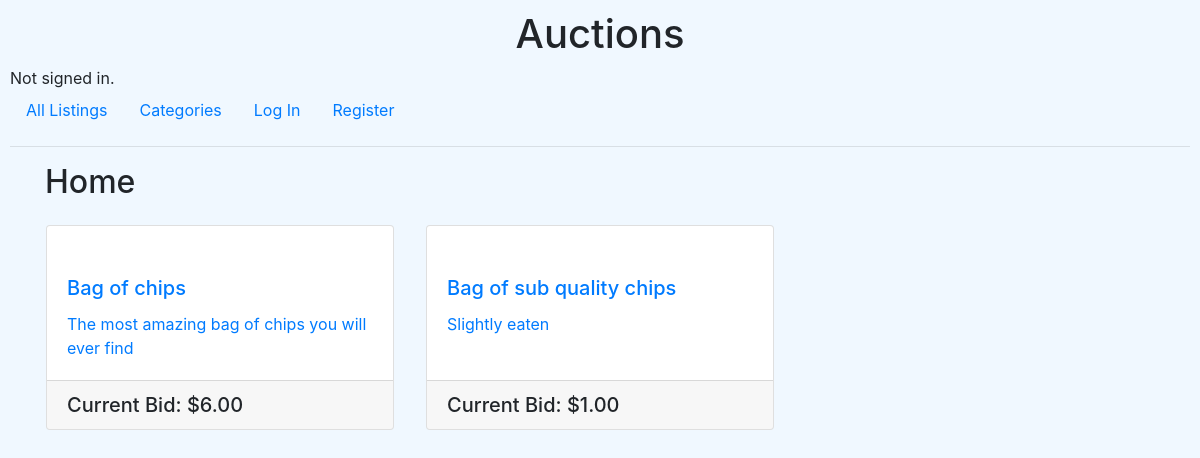
Screenshot of /categories/home with the database file from the repository.
### auctions/models.py (models this page shows, shortened)
class Listing(models.Model):
    name = models.CharField(max_length=64)
    description = models.CharField(max_length=255)
    start_price = models.IntegerField(default=0)
    image = models.CharField(max_length=255)
    category = models.CharField(max_length=64)
    active = models.BooleanField(default=True)
    owner = models.ForeignKey(User, on_delete=models.CASCADE, related_name="listings")
    winner = models.ForeignKey(User, null=True, blank=True, on_delete=models.CASCADE, related_name="won")
    CATEGORIES = [
        ('arts', 'Arts'),
        ('electronics', 'Electronics'),
        ('farming', 'Farming'),
        ('fashion', 'Fashion'),
        ('home', 'Home'),
        ('sports', 'Sports'),
        ('toys', 'Toys'),
        ]
    category = models.CharField(max_length=64, choices=CATEGORIES)
    def current_price(self):
        if (self.bids.first() != None):
            return self.bids.first().price
        return self.start_price

class Bid(models.Model):
    price = models.IntegerField()
    user = models.ForeignKey(User, on_delete=models.CASCADE, related_name="bids")
    listing = models.ForeignKey(Listing, on_delete=models.CASCADE, related_name="bids")
    class Meta:
        ordering = ['-price']

### auctions/views.py (the view)
# urls.py: path("categories/<str:category>", views.category, name="category"),
def category(request, category):
    try:
        category = [c for c in Listing.CATEGORIES if c[0]==category]
        print(category[0][1])
        return render(request, "auctions/index.html", {
            "listings":Listing.objects.all().filter(category=category[0][0]),
            "title": category[0][1]
        })
    except:
        return render(request, "auctions/error.html", {
                "title": "Error 404: Page not found",
                "message": f"Cannot find category {category}"
            })

### auctions/templates/auctions/index.html (shortened to what this page needs)
{% extends "auctions/layout.html" %}
{% block body %}
    <div class="container">
        <h2>{{ title }}</h2>
        <div class="row row-cols-1 row-cols-md-3 g-4">
            {% for listing in listings %}
            <div class="col p-3">
                <div class="card h-100">
                    <div class="card-body w-100">
                        <a href="{% url 'listing' listing.id %}" class="">
                            <h5 class="card-title">{{listing.name}}</h5>
                            <p class="card-text">{{listing.description}}</p>
                        </a>
                    </div>
                    <div class="card-footer w-100">
                        <h5 class="card-text">Current Bid: ${{listing.current_price}}.00</h5>
                    </div>
                </div>
            </div>
            {% empty %}
                <li>No Listings</li>
            {% endfor %}
        </div>
    </div>
{% endblock %}

### auctions/static/auctions/styles.css (style rules this page uses)
body { padding: 10px; background-color:aliceblue }

### auctions/templates/auctions/index.html (style rules this page uses)
.card { align-items:center; align-content:center; }

### rows the page displays
Listing: name "Bag of chips", description "The most amazing bag of chips you will ever find", current_price "6"
Listing: name "Bag of sub quality chips", description "Slightly eaten", current_price "1"

### other values shown
{{ title }} "Home"
